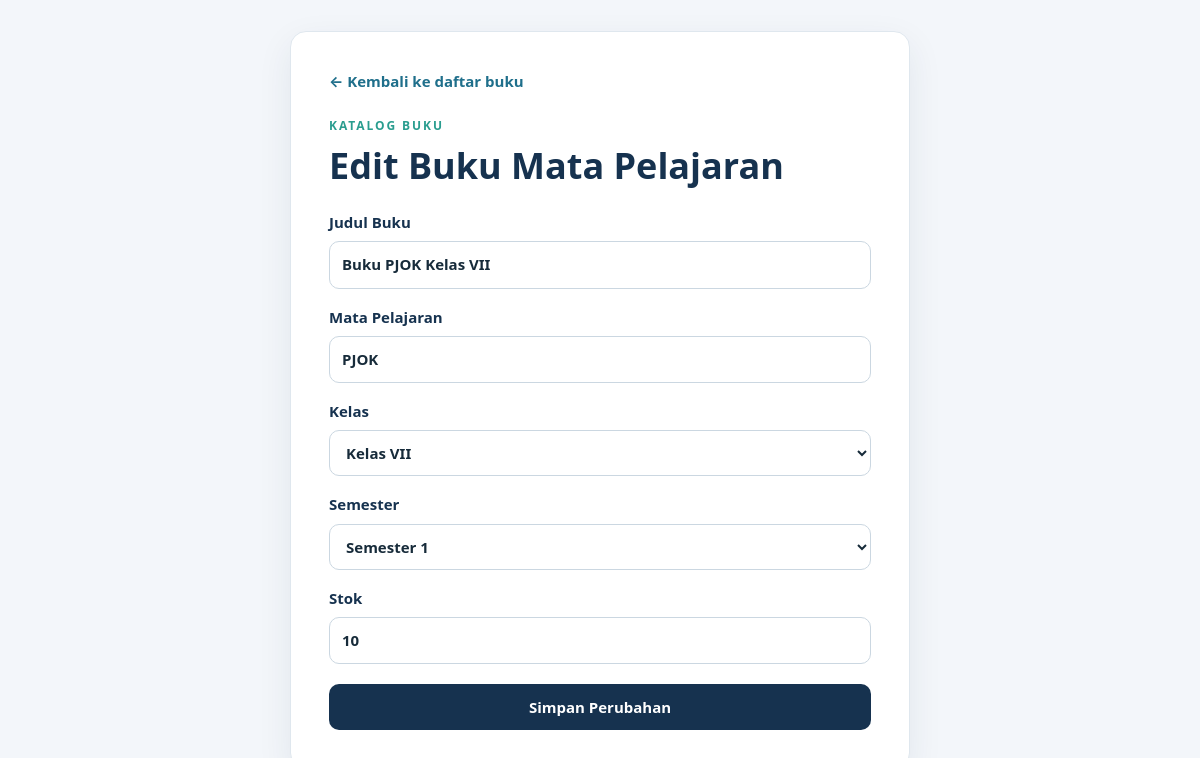
Screenshot of /controllers/c_buku.php?aksi=edit&kode_buku=8 (signed in) with the database file from the repository.
### tables this page shows
CREATE TABLE `buku` (
  `kode_buku` int(11) NOT NULL,
  `gambar` varchar(250) NOT NULL,
  `nama_buku` varchar(100) NOT NULL,
  `tanggal_rilis` date NOT NULL,
  `pencipta` varchar(150) NOT NULL,
  `stok` int(100) NOT NULL,
  `mata_pelajaran` varchar(100) NOT NULL DEFAULT 'Umum',
  `kelas` varchar(20) NOT NULL DEFAULT 'Umum',
  `semester` varchar(10) NOT NULL DEFAULT 'Umum'
);

### config/app.php (called while the page is built, shortened)
<?php
if (!function_exists('app_url')) {
    function app_url(string $path = ''): string
    {
        $base = APP_BASE_URL;
        $path = ltrim($path, '/');
        return $base . ($path !== '' ? '/' . $path : '/');
    }
}
if (!function_exists('h')) {
    function h($value): string
    {
        return htmlspecialchars((string)($value ?? ''), ENT_QUOTES | ENT_SUBSTITUTE, 'UTF-8');
    }
}

### config/database.php (called while the page is built)
<?php
return [
    'host' => 'sql310.infinityfree.com',
    'user' => 'if0_43243962',
    'pass' => 'BMjCcCfkJoX',
    'name' => 'if0_43243962_pinjam_buku',
];

### models/m_koneksi.php (called while the page is built, shortened)
<?php
require_once __DIR__ . '/../config/app.php';
class m_koneksi
{
    public function __construct()
    {
        $config = require __DIR__ . '/../config/database.php';
        try {
            $this->koneksi = new mysqli(
                (string)$config['host'],
                (string)$config['user'],
                (string)$config['pass'],
                (string)$config['name']
            );
        } catch (mysqli_sql_exception $e) {
            error_log('Database connection error: ' . $e->getMessage());
            http_response_code(500);
            exit('Koneksi database gagal. Periksa konfigurasi database pada config/database.php.');
        }
    }
}

### models/m_buku.php (called while the page is built, shortened)
<?php
require_once __DIR__ . '/m_koneksi.php';
class m_buku
{
    private mysqli $koneksi;
    public function __construct()
    {
        $this->koneksi = (new m_koneksi())->koneksi;
    }
    public function tampil_data_by_kode($kode)
    {
        $id = filter_var($kode, FILTER_VALIDATE_INT);
        $stmt = $this->koneksi->prepare('SELECT * FROM buku WHERE kode_buku = ? LIMIT 1');
        $stmt->bind_param('i', $id);
        $stmt->execute();
        return $stmt->get_result()->fetch_object() ?: null;
    }
}

### views/v_edit_buku.php (the view)
<?php require_once __DIR__ . '/../config/app.php'; require_admin(); ?>
<!DOCTYPE html><html lang="id"><head><meta charset="UTF-8"><meta name="viewport" content="width=device-width, initial-scale=1"><title>Edit Buku Mapel</title><link rel="stylesheet" href="<?= h(app_url('asset/app.css')) ?>"></head><body><main class="form-page"><section class="form-card"><a class="back-link" href="<?= h(app_url('views/v_admin_buku.php')) ?>">← Kembali ke daftar buku</a><p class="eyebrow">KATALOG BUKU</p><h1>Edit Buku Mata Pelajaran</h1><form class="stack" action="<?= h(app_url('controllers/c_buku.php?aksi=update')) ?>" method="post"><input type="hidden" name="kode_buku" value="<?= (int)$data->kode_buku ?>"><label>Judul Buku<input type="text" name="nama_buku" maxlength="100" value="<?= h($data->nama_buku) ?>" required></label><label>Mata Pelajaran<input type="text" name="mata_pelajaran" maxlength="100" value="<?= h($data->mata_pelajaran ?? 'Umum') ?>" required></label><label>Kelas<select name="kelas" required><?php foreach (['VII','VIII','IX','X','XI','XII','Umum'] as $k): ?><option value="<?= $k ?>" <?= ($data->kelas ?? 'Umum') === $k ? 'selected' : '' ?>><?= $k === 'Umum' ? 'Umum' : 'Kelas '.$k ?></option><?php endforeach; ?></select></label><label>Semester<select name="semester" required><?php foreach (['1'=>'Semester 1','2'=>'Semester 2','Umum'=>'Umum / Tidak ditentukan'] as $v=>$label): ?><option value="<?= $v ?>" <?= (string)($data->semester ?? 'Umum') === (string)$v ? 'selected' : '' ?>><?= h($label) ?></option><?php endforeach; ?></select></label><label>Stok<input type="number" name="stok" min="0" max="100000" value="<?= (int)$data->stok ?>" required></label><button class="btn btn-primary" type="submit">Simpan Perubahan</button><?= csrf_field() ?></form></section></main></body></html>

### asset/app.css (style rules this page uses)
:root { --navy:#16324f;--blue:#1f6f8b;--teal:#2a9d8f;--bg:#f3f6fa;--text:#172b3a;--muted:#657786;--border:#dfe7ee;--danger:#b42318;--green:#177245;--amber:#9a6700;--white:#fff;--radius:16px;--shadow:0 12px 35px rgba(22,50,79,.08) }
* { box-sizing:border-box }
body { margin:0;background:var(--bg);color:var(--text);font:15px/1.55 system-ui,-apple-system,BlinkMacSystemFont,"Segoe UI",sans-serif }
a { color:var(--blue);text-decoration:none }
button,input,select,textarea { font:inherit }
.page-head h1,.form-card h1 { font-size:clamp(1.65rem,3vw,2.25rem);line-height:1.2;margin:0 0 8px;color:var(--navy) }
.eyebrow { font-size:.75rem;letter-spacing:.16em;font-weight:800;color:var(--teal);margin:0 0 8px }
.btn { display:inline-flex;align-items:center;justify-content:center;gap:7px;border:0;border-radius:10px;padding:10px 15px;font-weight:700;cursor:pointer;white-space:nowrap;text-decoration:none!important;line-height:1.25 }
.btn-primary { background:var(--navy);color:#fff }
.panel,.form-card { background:var(--white);border:1px solid var(--border);border-radius:var(--radius);box-shadow:var(--shadow);padding:22px }
.form-page { min-height:100vh;display:grid;place-items:center;padding:24px }
.form-card { width:min(100%,620px);padding:clamp(24px,4vw,38px) }
.form-card h1 { margin-bottom:10px }
.back-link { display:inline-block;margin-bottom:24px;font-weight:700 }
.stack { display:grid;gap:17px;margin-top:24px }
.stack label { display:grid;gap:7px;font-weight:700;color:var(--navy) }
input,select,textarea { width:100%;border:1px solid #cbd7e1;border-radius:10px;padding:11px 12px;background:#fff;color:var(--text);outline:none;min-height:44px }
.stack .btn { min-height:46px;margin-top:3px }

### rows the page displays
buku: nama_buku "Buku PJOK Kelas VII", mata_pelajaran "PJOK", kelas "Kelas VII", semester "Semester 1", stok "10"
